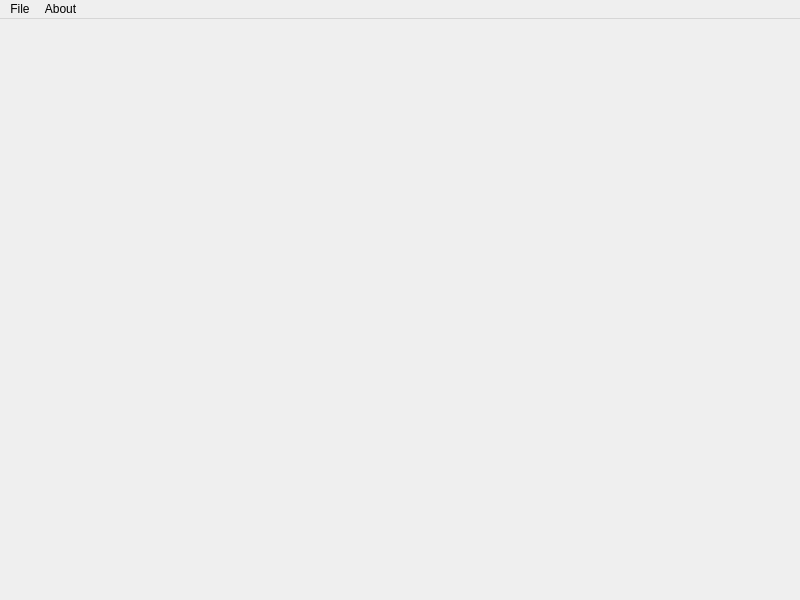
<?xml version="1.0" encoding="UTF-8"?>
<ui version="4.0">
 <class>MainWindow</class>
 <widget class="QMainWindow" name="MainWindow">
  <property name="geometry">
   <rect>
    <x>0</x>
    <y>0</y>
    <width>800</width>
    <height>600</height>
   </rect>
  </property>
  <property name="windowTitle">
   <string>Parsec</string>
  </property>
  <widget class="QWidget" name="centralwidget"/>
  <widget class="QMenuBar" name="menubar">
   <property name="geometry">
    <rect>
     <x>0</x>
     <y>0</y>
     <width>800</width>
     <height>22</height>
    </rect>
   </property>
   <widget class="QMenu" name="menu_file">
    <property name="title">
     <string>File</string>
    </property>
    <addaction name="action_quit"/>
   </widget>
   <widget class="QMenu" name="menu_about">
    <property name="title">
     <string>About</string>
    </property>
    <addaction name="action_about_parsec"/>
   </widget>
   <addaction name="menu_file"/>
   <addaction name="menu_about"/>
  </widget>
  <action name="action_quit">
   <property name="text">
    <string>Quit</string>
   </property>
  </action>
  <action name="action_about_parsec">
   <property name="text">
    <string>About Parsec</string>
   </property>
  </action>
 </widget>
 <resources/>
 <connections/>
</ui>
